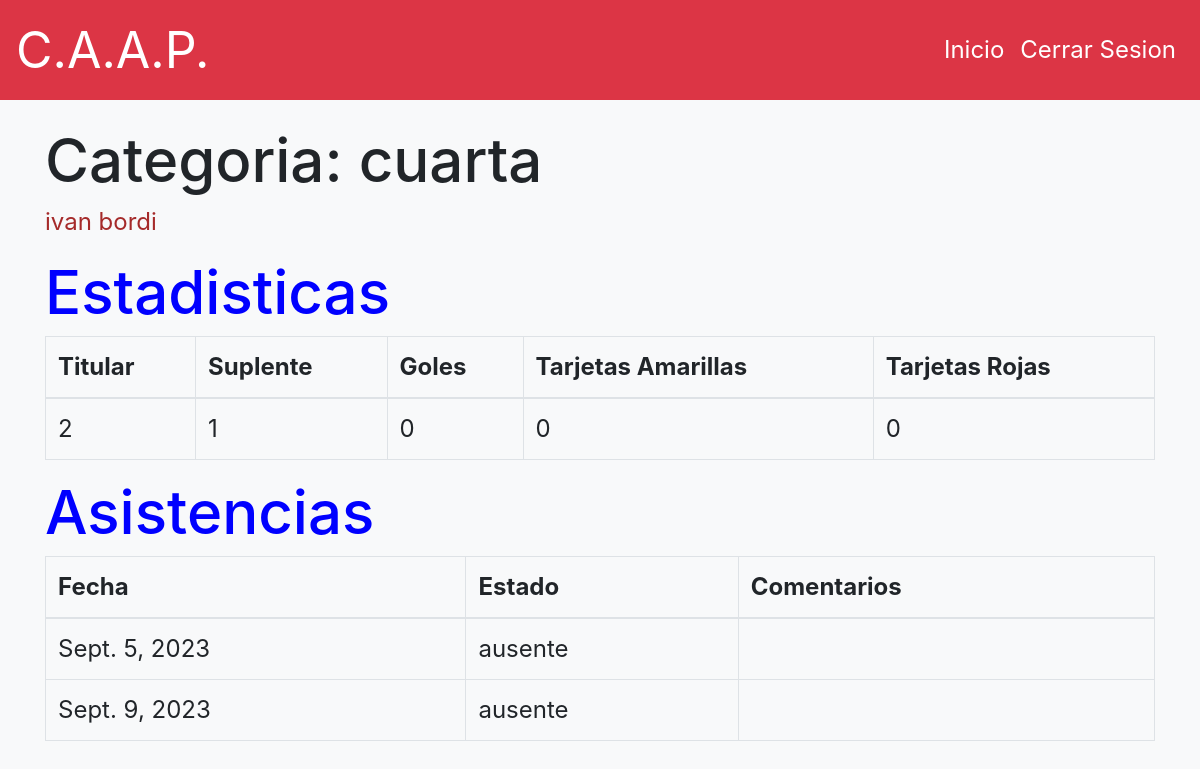
The app's page / (signed in) with its own data.
### network/models.py (models this page shows, shortened)
class User(AbstractUser):
    categoria = models.CharField(max_length=100, null=True , blank=True)
    categoria_estado = models.BooleanField(default=False)
    convocado_estado = models.BooleanField(default=False)
    mail_verificado = models.BooleanField(default= False)
    fecha_nacimiento = models.DateField(max_length=100,null=True)
    telefono1 = models.IntegerField(blank=True, null=True)
    telefono2 = models.IntegerField( blank=True, null=True)
    lesiones = models.CharField(max_length=10000, blank=True)
    enfermedades = models.CharField(max_length=10000, blank=True)
    genero = models.CharField(max_length=100,null=True)
    posicion = models.CharField(max_length=100,null=True, blank=True)
    trayectoria = models.CharField(max_length=10000, blank=True)
    dni = models.IntegerField(null=True, unique=True)
    logeado_como = models.CharField(default="jugador", max_length=100)
    titular = models.IntegerField(default=0)
    suplente = models.IntegerField( default=0)
    goles_jugador = models.IntegerField( default=0)
    ta_jugador = models.IntegerField(default=0)
    tr_jugador = models.IntegerField( default=0)

class Asistencia(models.Model):
    jugador = models.ForeignKey(User, on_delete=models.CASCADE, related_name='asistencias_jugador')
    tomada_por = models.ForeignKey(User, on_delete=models.CASCADE, related_name='asistencias_tomadas_por')
    categoria = models.CharField(max_length=50, default='Default Category')
    fecha = models.DateField(auto_now_add=True)
    estado = models.CharField(max_length=20)
    comentarios = models.TextField(blank=True)

### network/views.py (the view, shortened to what this page needs)
# urls.py: path("", views.index, name="index"),
@login_required(login_url='login')
def index(request):
    if request.method == "GET":
        if request.user.is_authenticated and request.user.logeado_como == "jugador":
            asistencias_jugador = Asistencia.objects.filter(jugador=request.user.id)
            return render(request, "network/index.html", {
                "asistencias" : asistencias_jugador
            })
        else:
            return HttpResponse("No estas logueado como algo que tenga vista disponible comonicate con el coordinador")

### network/templates/network/index.html
{% extends "network/layout.html" %}
{% load static %}
{% block body %}
    <h4>Categoria: {{request.user.categoria}} </h4>
    <p style="color: brown;" >{{request.user.first_name}} {{request.user.last_name}}</p>
    <div class="row">
        <div class="col-md-12">
            <h5 style="color: blue;" >Estadisticas</h5>
            <table class="table table-bordered">
                <thead>
                    <tr>
                        <th>Titular</th>
                        <th>Suplente</th>
                        <th>Goles</th>
                        <th>Tarjetas Amarillas</th>
                        <th>Tarjetas Rojas</th>
                    </tr>
                </thead>
                <tbody>
                        <tr>
                            <td>{{request.user.titular}} </td>
                            <td>{{request.user.suplente}} </td>
                            <td>{{request.user.goles_jugador}} </td>
                            <td>{{request.user.ta_jugador}} </td>
                            <td>{{request.user.tr_jugador}} </td>
                        </tr>
                </tbody>
            </table>
        </div>
    </div>
        <div>
            <h5 style="color: blue;" >Asistencias</h5>
            <table class="table table-bordered" >
                <thead>
                    <tr>
                        <th>Fecha</th>
                        <th>Estado</th>
                        <th>Comentarios</th>
                    </tr>
                </thead>
                <tbody>
                    {% for asistencia in asistencias %}
                        <tr>
                            <td>{{ asistencia.fecha }}</td>
                            <td>{{ asistencia.estado }}</td>
                            <td>{{ asistencia.comentarios }}</td>
                        </tr>
                    {% endfor %}
                </tbody>
            </table>
        </div>
{% endblock %}

### network/static/network/styles.css (style rules this page uses)
body { font-size: 24px; }
h1, h2, h3, h4, h5, h6 { font-size: 2.5em; }

### records on screen
User: user.categoria "cuarta", user.first_name "ivan", user.last_name "bordi", user.titular "2", user.suplente "1", user.goles_jugador "0", user.ta_jugador "0", user.tr_jugador "0"
Asistencia: fecha "Sept. 5, 2023", estado "ausente"
Asistencia: fecha "Sept. 9, 2023", estado "ausente"
